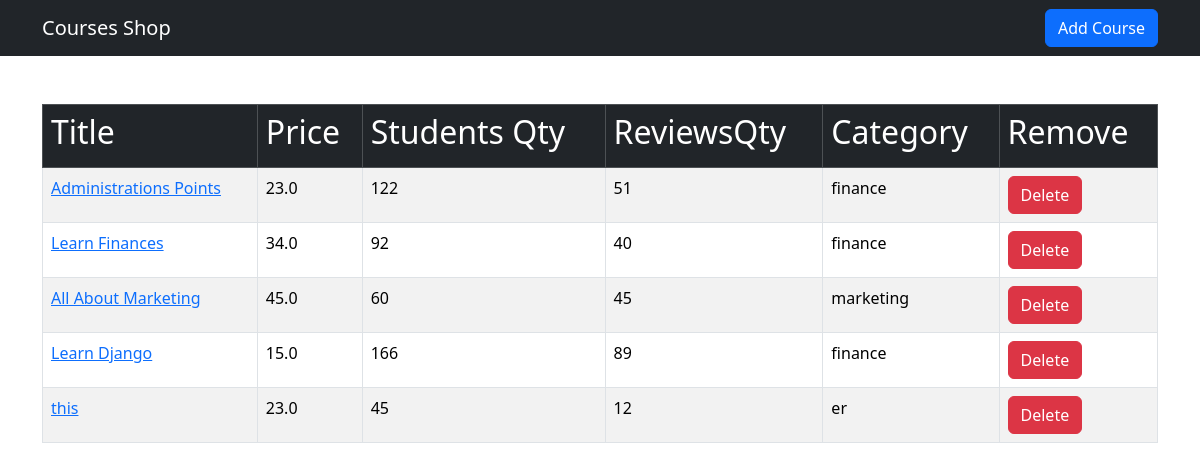
The app's page /shop/, older data.
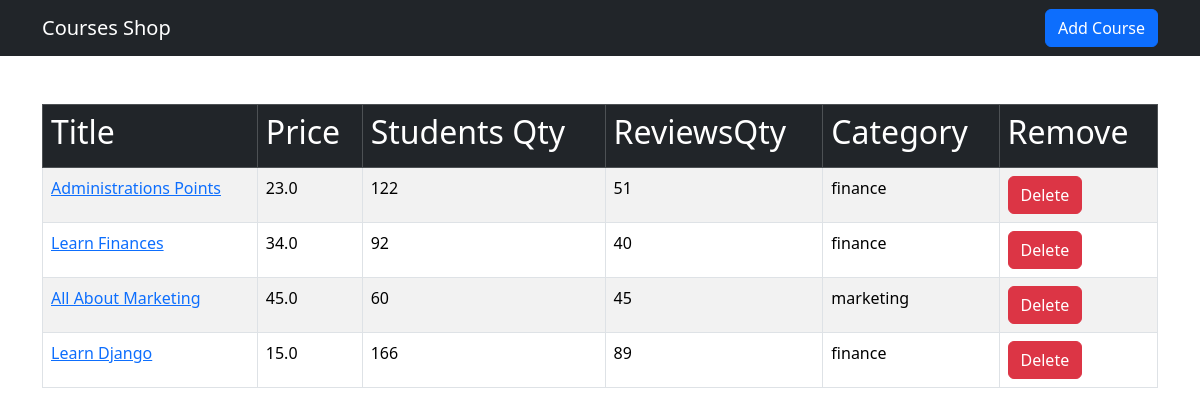
The same page, newer data.
### shop/models.py (models this page shows, shortened)
class Course(models.Model):
    title      = models.CharField(max_length=255, blank=False, null=False)
    price      = models.FloatField(blank=False, null=False)
    student_qty= models.IntegerField( blank=False, null=False)
    reviews_qty= models.IntegerField(blank=False, null=False)
    category   = models.ForeignKey(Category,on_delete=models.CASCADE, related_name='coursa')
    created_by = models.ForeignKey(User, on_delete=models.CASCADE,related_name='courses')

class Category(models.Model):
    title     = models.CharField(max_length=255, blank=False, null=False)
    created_at= models.DateTimeField(auto_now_add=True)
    def __str__(self):
      return self.title

### shop/views.py (the view)
# urls.py: path('shop/', views.index, name='index'),
def index(request):
    courses= Course.objects.all()
    context={
        'courses': courses
    }
    return render(request, 'collection/course.html', context)

### templates/collection/course.html (shortened to what this page needs)
{% extends 'base.html' %}
{% block content %}
<table class ='table mt-5 table-bordered table-hover table-striped'>
    <thead class="table-dark">
        <tr>
            <th><h2>Title</h2></th>
            <th><h2>Price</h2></th>
            <th><h2>Students Qty</h2></th>
            <th><h2>ReviewsQty</h2></th>
            <th><h2>Category</h2></th>
            <th><h2>Remove</h2></th>
        </tr>
    </thead>
    <tbody>
    {% for cate in courses %}
    <tr>
        <td> <a href='{% url "single_course" cate.id %}'>{{ cate.title }}</a></td>
        <td>{{ cate.price}}</td>
        <td>{{ cate.student_qty}}</td>
        <td>{{ cate.reviews_qty}}</td>
        <td>{{ cate.category}}</td>
        <td><a href="{% url 'delete_course' cate.id %}" class="btn btn-danger">Delete</a></td>
    </tr>
    {% endfor %}
    </tbody>
</table>
{% endblock %}

Row changes from the older to the newer data that the page shows:
removed Course: title "this", price "23.0", student_qty "45", reviews_qty "12", category "er"
